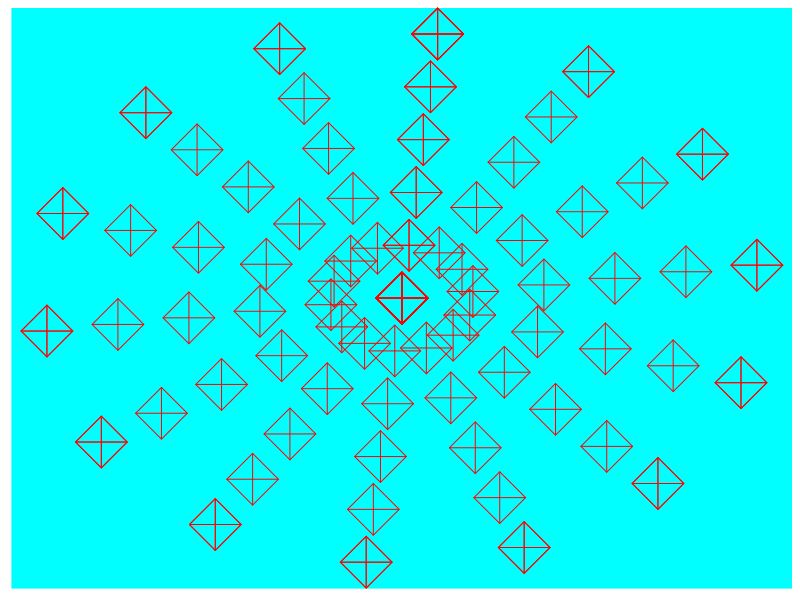

The R source for this figure:
library(ggplot2)


#set number of spokes
spokes <- seq(0.1, 2*pi + 0.1, length.out = 15)
#set coordinates for spokes
x <- sin(spokes)
y <- cos(spokes)
def <- data.frame(spokes, x, y)

xs <- c()
ys <- c()
for(i in 1:nrow(def)) {
  new_x <- seq(0, def$x[i], length.out = 6)
  xs <- c(xs, new_x)
  new_y <- seq(0, def$y[i], length.out = 6)
  ys <- c(ys, new_y)
}
xs <- c(xs, x)
ys <- c(ys, y)
def1 <- data.frame(xs, ys)  

q <- ggplot(def1, aes(xs, ys))
q +  geom_point(size = 12, alpha = 1, fill = "darkblue", color = "red", shape = 9) +
  theme(panel.grid = element_blank(), panel.background = element_rect(fill = "cyan"),
        axis.text = element_blank(), axis.ticks = element_blank(), axis.title = element_blank(),
        legend.position = "none")
